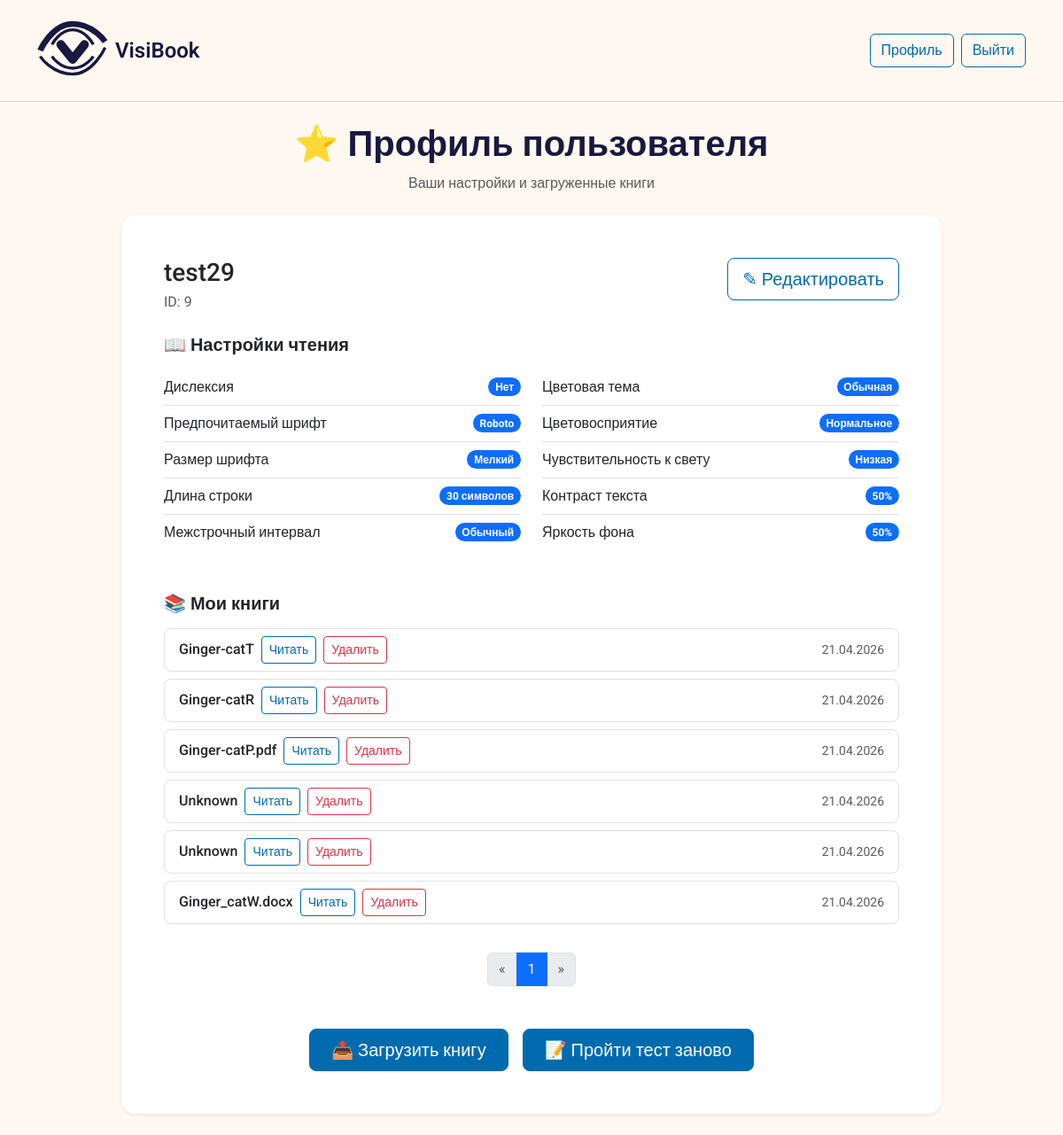
/profile/9 (signed in), run on the app's committed database.
### app.py (models this page shows, shortened)
class User(db.Model):
    id = db.Column(db.Integer, primary_key=True)
    username = db.Column(db.String(80), unique=True, nullable=False, default='user1')
    password_hash = db.Column(db.String(200))
    contrast = db.Column(db.String(20))       # 'high', 'medium', 'low'
    color_vision = db.Column(db.String(20))   # 'normal', 'deutan', 'protan', 'tritan'
    font_pref = db.Column(db.String(20))      # 'small', 'medium', 'large'
    theme_pref = db.Column(db.String(20))     # 'light', 'dark', 'sepia', 'high_contrast'
    line_height = db.Column(db.String(20), default='normal')      # 'normal' или 'large'
    color_blindness_type = db.Column(db.String(20), default='none')   # 'none', 'protanopia', 'deuteranopia', 'tritanopia'
    has_dyslexia = db.Column(db.Boolean, default=False)
    light_sensitivity_level = db.Column(db.String(20), default='low')   # 'low', 'medium', 'high'
    preferred_font = db.Column(db.String(50), default='Roboto')
    contrast_sensitivity = db.Column(db.Integer, default=50)
    brightness_preference = db.Column(db.Integer, default=50)
    preferred_line_width_ch = db.Column(db.Integer, default=66)
    created_at = db.Column(db.DateTime, default=datetime.utcnow)

class Book(db.Model):
    id = db.Column(db.Integer, primary_key=True)
    user_id = db.Column(db.Integer, db.ForeignKey('user.id'), nullable=False)
    filename = db.Column(db.String(200), nullable=False)
    file_path = db.Column(db.String(300), nullable=False)
    extracted_html_path = db.Column(db.String(300))  # путь к сгенерированному HTML
    title = db.Column(db.String(200))  # будет извлечено из метаданных
    uploaded_at = db.Column(db.DateTime, default=datetime.utcnow)
    last_position = db.Column(db.Integer, default=0)
    user = db.relationship('User', backref=db.backref('books', lazy=True))

### app.py (the view)
@app.route('/profile/<int:user_id>')
def profile(user_id):
    if 'user_id' not in session:
        return redirect(url_for('login'))
    if session['user_id'] != user_id:
        return "Доступ запрещён", 403
    user = User.query.get_or_404(user_id)
    page = request.args.get('page', 1, type=int)
    per_page = 10
    books_pagination = Book.query.filter_by(user_id=user.id).order_by(Book.uploaded_at.desc()).paginate(page=page, per_page=per_page, error_out=False)
    return render_template('profile.html', user=user, books=books_pagination)

### app.py (called while the page is built)
@app.context_processor
def inject_user():
    return dict(session=session)

### templates/profile.html
{% extends "base.html" %}
{% block content %}
<div class="row justify-content-center">
    <div class="col-lg-10">
        <div class="text-center mb-4">
            <h1 class="fw-semibold">⭐ Профиль пользователя</h1>
            <p class="text-muted">Ваши настройки и загруженные книги</p>
        </div>
        <div class="card border-0 shadow-sm rounded-4 mb-4">
            <div class="card-body p-4 p-md-5">
                <div class="d-flex flex-wrap justify-content-between align-items-start mb-3">
                    <div>
                        <h5 class="card-title mb-1 fs-3">{{ user.username }}</h5>
                        <p class="text-muted mb-0">ID: {{ user.id }}</p>
                    </div>
                    <div class="mt-2 mt-sm-0">
                        <a href="{{ url_for('edit_profile') }}" class="btn btn-outline-primary btn-lg">✎ Редактировать</a>
                    </div>
                </div>
                <h6 class="mt-4 mb-3 fs-5 fw-semibold">📖 Настройки чтения</h6>
                <div class="row g-4">
                    <div class="col-md-6">
                        <ul class="list-group list-group-flush bg-transparent">
                            <li class="list-group-item d-flex justify-content-between align-items-center px-0">
                                Дислексия
                                <span class="badge bg-primary rounded-pill">{{ 'Да' if user.has_dyslexia else 'Нет' }}</span>
                            </li>
                            <li class="list-group-item d-flex justify-content-between align-items-center px-0">
                                Предпочитаемый шрифт
                                <span class="badge bg-primary rounded-pill">{{ user.preferred_font or 'Roboto' }}</span>
                            </li>
                            <li class="list-group-item d-flex justify-content-between align-items-center px-0">
                                Размер шрифта
                                <span class="badge bg-primary rounded-pill">
                                    {% if user.font_pref == 'small' %}Мелкий
                                    {% elif user.font_pref == 'medium' %}Средний
                                    {% elif user.font_pref == 'large' %}Крупный
                                    {% else %}Не указан{% endif %}
                                </span>
                            </li>
                            <li class="list-group-item d-flex justify-content-between align-items-center px-0">
                                Длина строки
                                <span class="badge bg-primary rounded-pill">{{ user.preferred_line_width_ch or 66 }} символов</span>
                            </li>
                            <li class="list-group-item d-flex justify-content-between align-items-center px-0">
                                Межстрочный интервал
                                <span class="badge bg-primary rounded-pill">
                                    {% if user.line_height == 'large' %}Увеличенный
                                    {% else %}Обычный{% endif %}
                                </span>
                            </li>
                        </ul>
                    </div>
                    <div class="col-md-6">
                        <ul class="list-group list-group-flush bg-transparent">
                            <li class="list-group-item d-flex justify-content-between align-items-center px-0">
                                Цветовая тема
                                <span class="badge bg-primary rounded-pill">
                                    {% if user.theme_pref == 'normal' %}Обычная
                                    {% elif user.theme_pref == 'high' %}Высокий контраст
                                    {% elif user.theme_pref == 'dark' %}Тёмная
                                    {% elif user.theme_pref == 'sepia' %}Сепия
                                    {% else %}Не указана{% endif %}
                                </span>
                            </li>
                            <li class="list-group-item d-flex justify-content-between align-items-center px-0">
                                Цветовосприятие
                                <span class="badge bg-primary rounded-pill">
                                    {% if user.color_vision == 'normal' %}Нормальное
                                    {% elif user.color_vision == 'deutan' %}Дейтеранопия
                                    {% elif user.color_vision == 'protan' %}Протанопия
                                    {% elif user.color_vision == 'tritan' %}Тританопия
                                    {% else %}Не указано{% endif %}
                                </span>
                            </li>
                            <li class="list-group-item d-flex justify-content-between align-items-center px-0">
                                Чувствительность к свету
                                <span class="badge bg-primary rounded-pill">
                                    {% if user.light_sensitivity_level == 'low' %}Низкая
                                    {% elif user.light_sensitivity_level == 'medium' %}Средняя
                                    {% elif user.light_sensitivity_level == 'high' %}Высокая
                                    {% else %}Не указана{% endif %}
                                </span>
                            </li>
                            <li class="list-group-item d-flex justify-content-between align-items-center px-0">
                                Контраст текста
                                <span class="badge bg-primary rounded-pill">{{ user.contrast_sensitivity or 50 }}%</span>
                            </li>
                            <li class="list-group-item d-flex justify-content-between align-items-center px-0">
                                Яркость фона
                                <span class="badge bg-primary rounded-pill">{{ user.brightness_preference or 50 }}%</span>
                            </li>
                        </ul>
                    </div>
                </div>
                <h6 class="mt-5 mb-3 fs-5 fw-semibold">📚 Мои книги</h6>
                {% if books.items %}
                <div class="list-group">
                    {% for book in books.items %}
                    <div class="list-group-item d-flex flex-wrap justify-content-between align-items-center rounded-3 mb-2 border">
                        <div class="d-flex flex-wrap align-items-center gap-2">
                            <span class="fw-medium">{{ book.title }}</span>
                            {% if book.extracted_html_path %}
                                <a href="/read/{{ book.id }}" class="btn btn-sm btn-outline-primary">Читать</a>
                            {% else %}
                                <span class="badge bg-warning text-dark">HTML не готов</span>
                            {% endif %}
                            <form action="{{ url_for('delete_book', book_id=book.id) }}" method="POST" class="d-inline" onsubmit="return confirm('Удалить книгу? Это действие нельзя отменить.');">
                                <button type="submit" class="btn btn-sm btn-outline-danger">Удалить</button>
                            </form>
                        </div>
                        <span class="text-muted small">{{ book.uploaded_at.strftime('%d.%m.%Y') }}</span>
                    </div>
                    {% endfor %}
                </div>
                <nav aria-label="Навигация по книгам">
                    <ul class="pagination justify-content-center mt-4">
                        {% if books.has_prev %}
                            <li class="page-item"><a class="page-link" href="{{ url_for('profile', user_id=user.id, page=books.prev_num) }}">« </a></li>
                        {% else %}
                            <li class="page-item disabled"><span class="page-link">« </span></li>
                        {% endif %}
                        {% for page_num in books.iter_pages(left_edge=1, right_edge=1, left_current=2, right_current=2) %}
                            {% if page_num %}
                                {% if page_num == books.page %}
                                    <li class="page-item active"><span class="page-link">{{ page_num }}</span></li>
                                {% else %}
                                    <li class="page-item"><a class="page-link" href="{{ url_for('profile', user_id=user.id, page=page_num) }}">{{ page_num }}</a></li>
                                {% endif %}
                            {% else %}
                                <li class="page-item disabled"><span class="page-link">...</span></li>
                            {% endif %}
                        {% endfor %}
                        {% if books.has_next %}
                            <li class="page-item"><a class="page-link" href="{{ url_for('profile', user_id=user.id, page=books.next_num) }}"> »</a></li>
                        {% else %}
                            <li class="page-item disabled"><span class="page-link"> »</span></li>
                        {% endif %}
                    </ul>
                </nav>
                {% else %}
                <div class="alert alert-light text-center py-3 rounded-3">
                    <p class="mb-0">У вас пока нет загруженных книг.</p>
                </div>
                {% endif %}
                <div class="d-flex flex-wrap justify-content-center gap-3 mt-5">
                    <a href="/upload/{{ user.id }}" class="btn btn-primary btn-lg px-4">📤 Загрузить книгу</a>
                    <a href="/test" class="btn btn-primary btn-lg px-4">📝 Пройти тест заново</a>
                </div>
            </div>
        </div>
    </div>
</div>
{% endblock %}

### templates/base.html (shortened to what this page needs)
<!doctype html>
<html lang="ru">
<head>
    <link href="https://cdn.jsdelivr.net/npm/bootstrap@5.3.0/dist/css/bootstrap.min.css" rel="stylesheet">
    <link rel="stylesheet" href="https://cdn.jsdelivr.net/npm/bootstrap-icons@1.11.3/font/bootstrap-icons.min.css">
</head>
<body {% block body_attributes %}{% endblock %}>
    <nav class="navbar navbar-expand-lg mb-4">
        <div class="container">
            <a class="navbar-brand" href="/">
                <img src="{{ url_for('static', filename='logo/Logo_VisiBook.svg') }}" alt="VisiBook logo">
                VisiBook
            </a>
            <div class="collapse navbar-collapse" id="navbarNav">
                <ul class="navbar-nav ms-auto">
                    {% if session.user_id %}
                        <li class="nav-item">
                            <a class="btn btn-outline-primary ms-2"  href="/profile/{{ session.user_id }}">Профиль</a>
                        </li>
                        <li class="nav-item">
                            <a class="btn btn-outline-primary ms-2"  href="/logout">Выйти</a>
                        </li>
                    {% endif %}
                </ul>
            </div>
        </div>
    </nav>
    <div class="container mt-4">
        {% block content %}{% endblock %}
    </div>
</body>
</html>

### templates/base.html (style rules this page uses)
:root { --bg-light: #FFF8F0; --text-dark: #191940; --text-secondary: #4A4A6A; --accent: #006BAE; --accent-hover: #005A94; --border-light: #D0D0D8; --warning-bg: #681159; --warning-text: #FFFFFF; --btn-text: #FFFFFF; --btn-secondary-bg: #61BEE7; --btn-secondary-text: #191940; }
body { background-color: var(--bg-light); color: var(--text-dark); font-family: 'Roboto', sans-serif; transition: background-color 0.2s, color 0.2s; }
.navbar { background-color: var(--bg-light) !important; border-bottom: 1px solid var(--border-light); padding: 0.75rem 1rem; }
.navbar-brand { display: flex; align-items: center; gap: 0.5rem; font-weight: 600; font-size: 1.5rem; color: var(--text-dark) !important; text-decoration: none; }
.navbar-brand img { height: 80px; width: auto; }
.btn-primary { background-color: var(--accent); border-color: var(--accent); color: var(--btn-text); transition: background-color 0.2s, border-color 0.2s; }
.btn-outline-primary { border-color: var(--accent); color: var(--accent); }
.btn-outline-danger { border-color: #dc3545; color: #dc3545; }
.card { background-color: var(--bg-light); border: 1px solid var(--border-light); border-radius: 12px; box-shadow: 0 2px 8px rgba(0,0,0,0.03); }
a:not(.btn) { color: var(--accent); text-decoration: none; }
.card { background-color: #ffffff; border: none; box-shadow: 0 4px 12px rgba(0,0,0,0.05); }
* { scrollbar-width: auto; scrollbar-color: var(--accent, #006BAE) #f1f1f1; }

### data on the page
User: username "test29", id "9", has_dyslexia "Нет", preferred_font "Roboto", preferred_line_width_ch "30", contrast_sensitivity "50", brightness_preference "50"
Book: title "Ginger-catT", uploaded_at "21.04.2026"
Book: title "Ginger-catR", uploaded_at "21.04.2026"
Book: title "Ginger-catP.pdf", uploaded_at "21.04.2026"
Book: title "Unknown", uploaded_at "21.04.2026"
Book: title "Unknown", uploaded_at "21.04.2026"
Book: title "Ginger_catW.docx", uploaded_at "21.04.2026"

### other printed values
{{ page_num }} "1"
